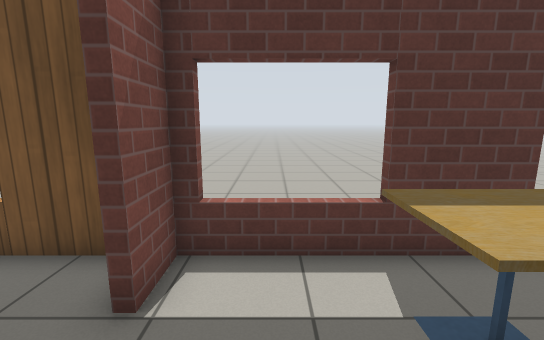
View 1 (above)

16 first-person views from a walk through a Gazebo world. The camera is 1.2 m above the floor, tilts 10° down and sees 90° across. The floor is counted in squares, 0.5 m on a side. Each view is taken from the middle of a square. On the plan, view 1 faces up. The plan holds only what a view shows up to about 17 squares ahead; the rest is blank. Robots are left out. Simple patterns stand in for the simulator's built-in surfaces.

View 2
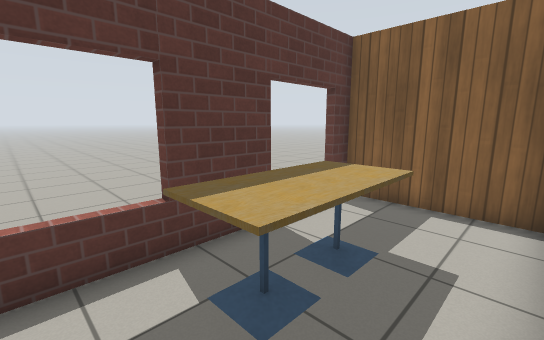

View 3
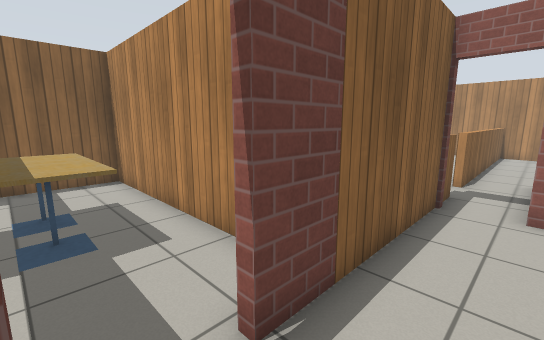

View 4
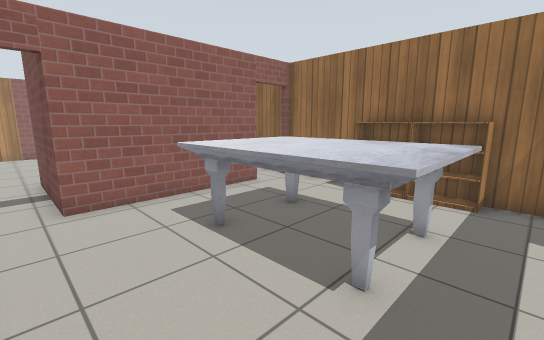

View 5
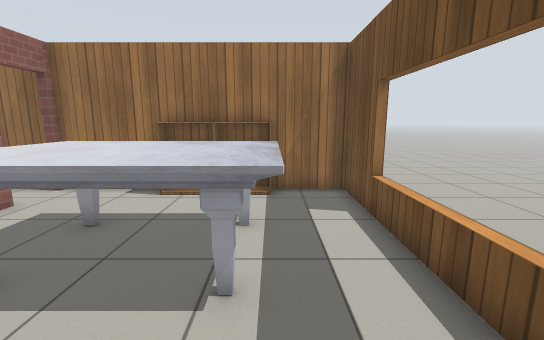

View 6
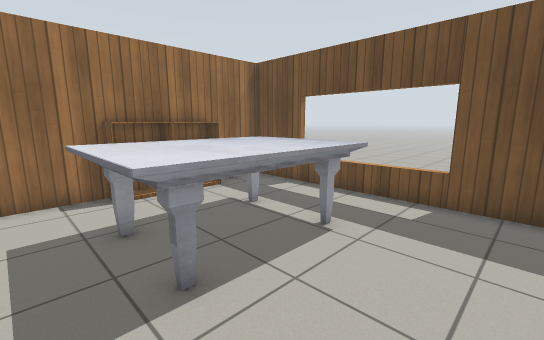

View 7
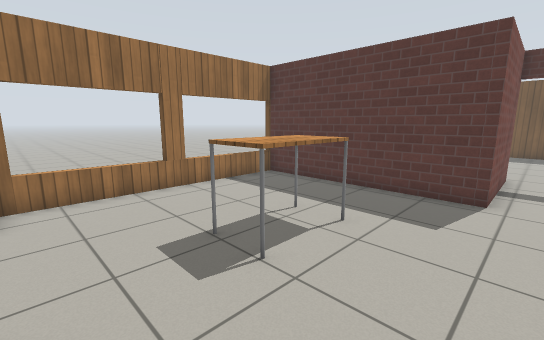

View 8
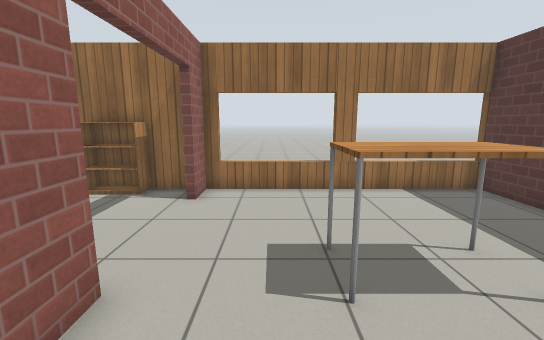

View 9
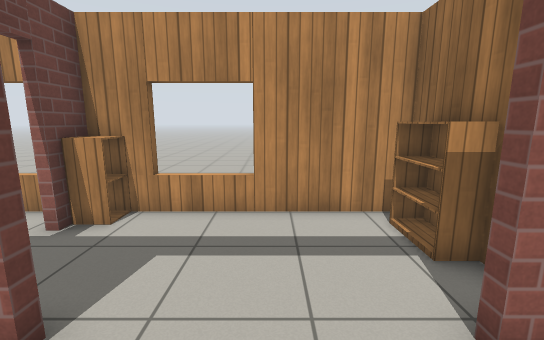

View 10
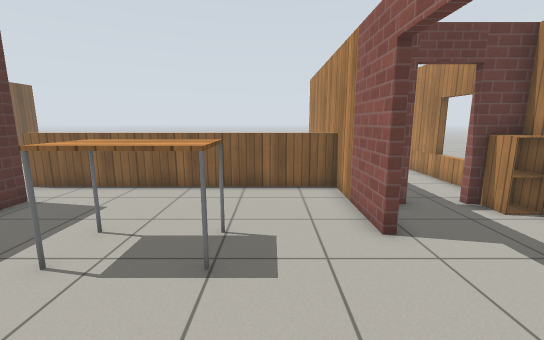

View 11
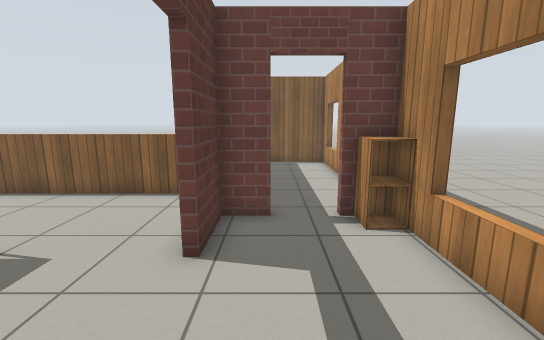

View 12
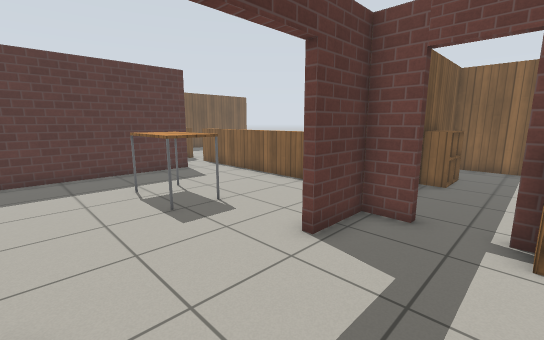

View 13
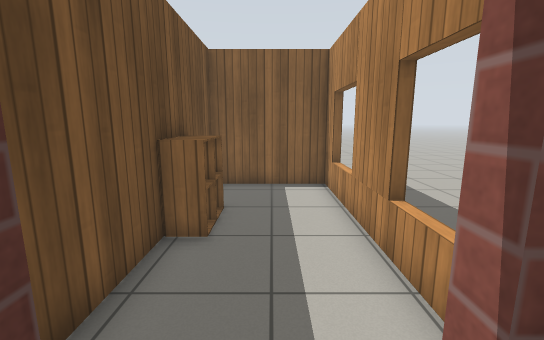

View 14
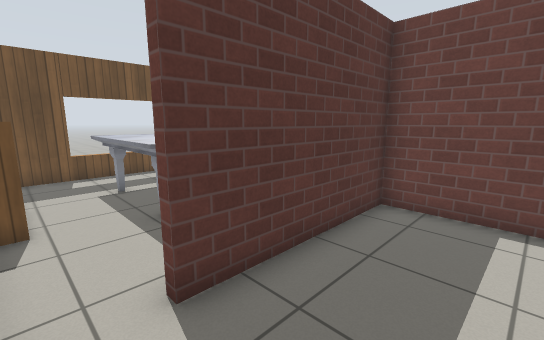

View 15
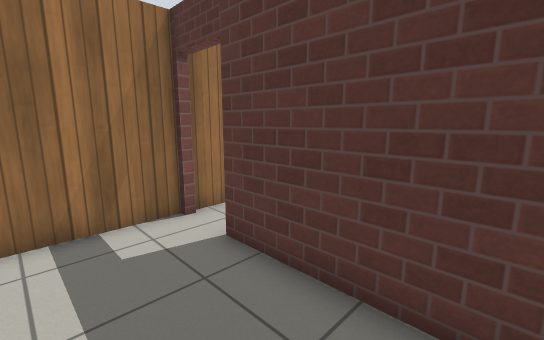

View 16
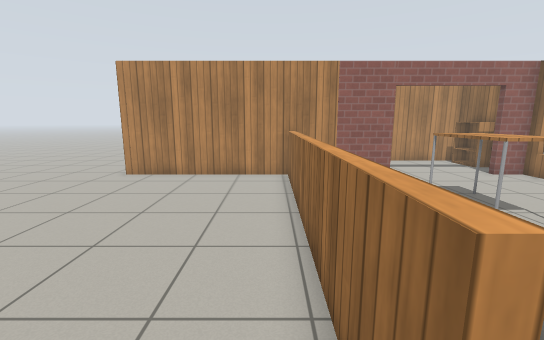

### Floor plan
Points are (right, up) in squares from view 1. A wall is a line through its corners. A room is listed if a view was taken in it or the views show most of it. See-through windows are left out.
Room 1 (views 1, 2)
walls: (0.4, -0.3) (8.2, -0.3) (8.2, 4.6) (-1.7, 4.6) (-1.7, 3.1)
ways out: open door at (-2, 2.5) to room 2
objects: cafe table (2, 2) to (3, 3); cafe table (4, 2) to (5, 3)
Room 2 (views 3, 4, 5, 6)
walls: (-10.6, -5.5) (-3.9, -5.5); (-2.8, 4.6) (-12.6, 4.6) (-12.6, -5.5); (-2, -7.1) (-2, 1.3)
ways out: open door at (-2, 2.5) to room 1; open door at (-11.5, -6) to room 5; open door at (-3.5, -6) to room 8
objects: bookshelf (-12, -1) to (-12, 0); bookshelf (-12, 1) to (-12, 2); marble table (-9, -3) to (-6, 2)
Room 3 (views 7, 8, 9, 10)
walls: (-6.5, -20.4) (-2, -20.4); (-3.9, -8.5) (-3.9, -10.5) (-13, -10.5); (-12.6, -10.4) (-12.6, -20.4) (-11.3, -20.4)
low walls: (-2, -20.5) (-2, -8.9)
ways out: open door at (-9, -20.5) to room 4; opening at (-3, -9.5) to room 8
objects: table (-8, -17) to (-7, -14)
Room 4 (views 11, 12, 13)
walls: (-4.2, -22) (-4.2, -20.7) (-6.5, -20.7); (-12.6, -21) (-12.6, -25.1) (-4.2, -25.1) (-4.2, -23.7)
ways out: open door at (-9, -20.5) to room 3; open door at (-4, -22.5) to room 7
objects: bookshelf (-12, -24) to (-12, -23); cabinet (-5, -25) to (-5, -24)
Room 5 (views 14, 15)
walls: (-12.6, -5.8) (-12.6, -9.3); (-4.2, -9.2) (-4.2, -5.8) (-10.6, -5.8)
ways out: open door at (-11.5, -6) to room 2
Room 6 (view 16)
walls: (2.4, -20.4) (5.9, -20.4); (-2, -20.4) (0.5, -20.4)
low walls: (-1.7, -8.9) (-1.7, -20.5)
ways out: opening at (-2, -8) to room 8
Room 7 (no view inside)
walls: (0.5, -20.7) (-2.8, -20.7); (-2.9, -25.1) (5.5, -25.1) (5.5, -20.7) (2.4, -20.7)
ways out: open door at (-4, -22.5) to room 4
objects: cabinet (1, -21); cabinet (2, -21)
Room 8 (no view inside)
walls: (-3.9, -5.5) (-3.9, -8.5)
low walls: (-2, -8.9) (-1.7, -8.9)
ways out: open door at (-3.5, -6) to room 2; opening at (-3, -9.5) to room 3; opening at (-2, -8) to room 6

Where each view was taken, in squares from view 1:
view 1: 0 up, 0 right, facing up
view 2: 0 up, 0 right, facing up-right
view 3: 3 up, 4 left, facing down-right
view 4: 3 up, 3 left, facing down-left
view 5: 2 up, 3 left, facing left
view 6: 4 down, 3 left, facing up-left
view 7: 20 down, 3 left, facing up-left
view 8: 18 down, 3 left, facing left
view 9: 18 down, 9 left, facing down
view 10: 18 down, 12 left, facing right
view 11: 22 down, 11 left, facing right
view 12: 24 down, 11 left, facing up-right
view 13: 23 down, 5 left, facing right
view 14: 9 down, 12 left, facing up-right
view 15: 9 down, 6 left, facing up-left
view 16: 8 down, 1 left, facing down
